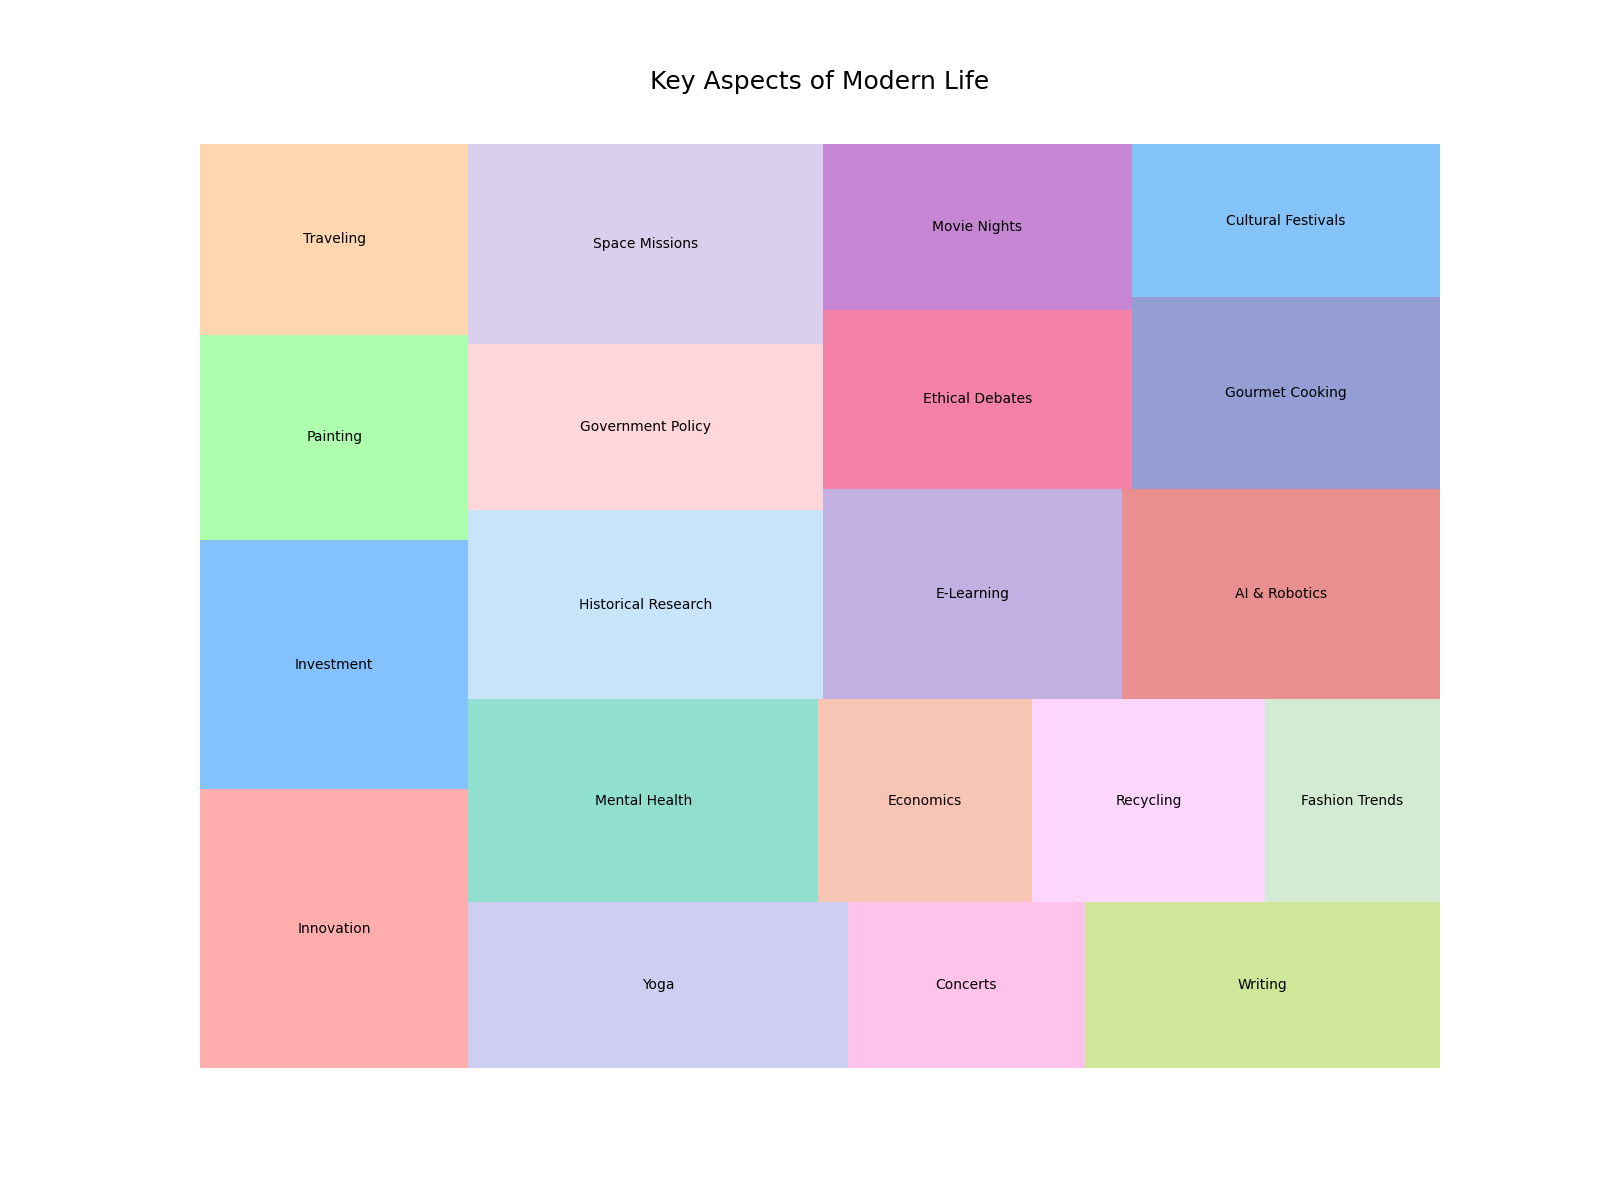

Write Python code to recreate this figure.

import seaborn as sns
import pandas as pd
import matplotlib.pyplot as plt
import squarify

# Create a DataFrame with the data
data = {
    'Category': ['Innovation', 'Investment', 'Painting', 'Traveling', 'Yoga', 'Concerts', 'Writing', 'Mental Health', 'Economics', 'Recycling', 'Fashion Trends', 'Historical Research', 'Government Policy', 'Space Missions', 'E-Learning', 'AI & Robotics', 'Ethical Debates', 'Movie Nights', 'Gourmet Cooking', 'Cultural Festivals'],
    'Value': [95, 85, 70, 65, 80, 50, 75, 90, 55, 60, 45, 85, 75, 90, 80, 85, 70, 65, 75, 60],
    'Aspect': ['Science & Nature', 'Business & Entrepreneurship', 'Art & Design', 'Travel & Adventure', 'Sports & Fitness', 'Music & Performing Arts', 'Literature & Writing', 'Health & Psychology', 'Economics & Finance', 'Environment & Climate Change', 'Fashion & Beauty', 'History & Archaeology', 'Politics & Governance', 'Astronomy & Space Exploration', 'Education & Learning', 'Future Technologies & Society', 'Philosophy & Ethics', 'Entertainment & Leisure', 'Food & Nutrition', 'Culture & Society']
}
df = pd.DataFrame(data)

# Plot parameters
plt.figure(figsize=(16, 12))
cmap = ['#ff9999','#66b3ff','#99ff99','#ffcc99','#c2c2f0','#ffb3e6','#c4e17f','#76d7c4','#f7b7a3','#ffccff','#c8e6c9','#bbdefb','#ffcdd2','#d1c4e9','#b39ddb','#e57373','#f06292','#ba68c8','#7986cb','#64b5f6']

# Create a treemap
squarify.plot(sizes=df['Value'], label=df['Category'], color=cmap, alpha=0.8)

plt.title('Key Aspects of Modern Life', fontsize=18, y=1.05)
plt.axis('off')

plt.show()
